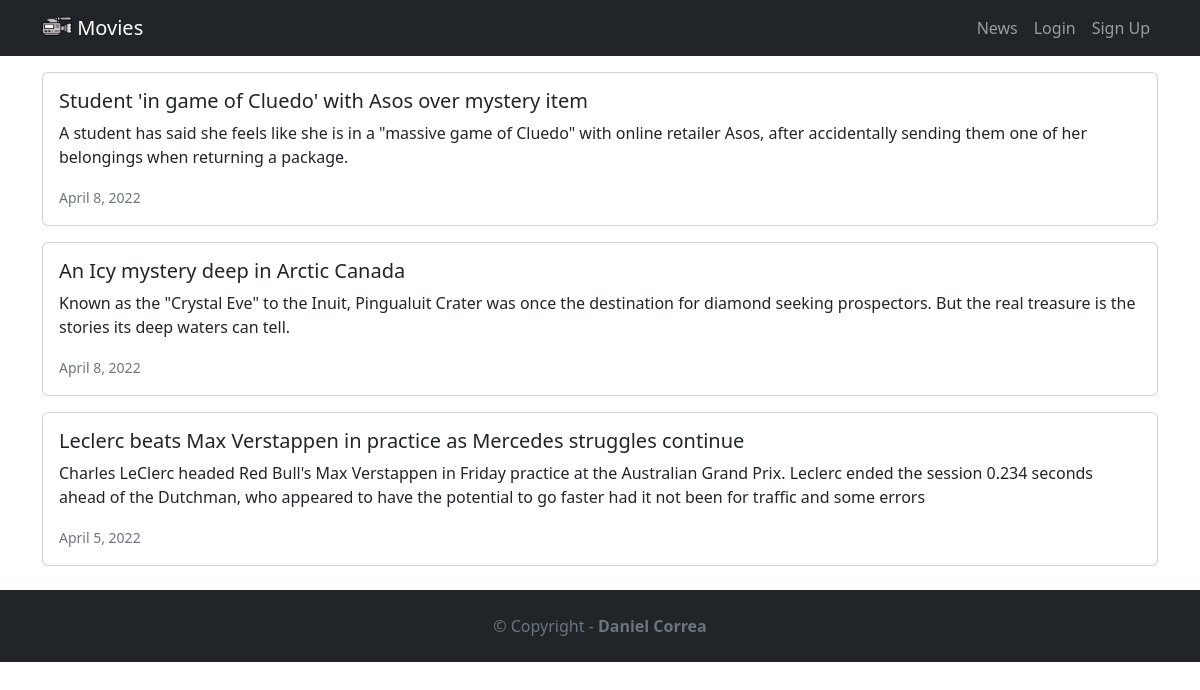
Page /news/ on the committed database.
### news/models.py (models this page shows, shortened)
class News(models.Model):
    headline = models.CharField(max_length=200)
    body = models.TextField()
    date = models.DateField()

### news/views.py (the view)
# urls.py: path('news/', include('news.urls')),
def news(request):
    newss = News.objects.all().order_by('-date')
    context = {
        'newss':newss
    }
    return render(request, 'news.html', context)

### news/templates/news.html
{% extends 'base.html' %}
{% block content %}
        {% for news in newss %}
            <div class="card mb-3">
                <div class="row g-0">
                    <div>
                        <div class="card-body">
                            <h5 class="card-title">
                                {{ news.headline }}
                            </h5>
                            <p class="card-text">
                                {{ news.body }}
                            </p>
                            <p class="card-text"><small class="text-muted">
                                {{ news.date }}
                            </small></p>
                        </div>
                    </div>
                </div>
            </div>
        {% endfor %}
{% endblock %}

### rows in the picture
News: headline "Student 'in game of Cluedo' with Asos over mystery item", body "A student has said she feels like she is in a \"massive game of Cluedo\" with online retailer Asos, after accidentally sending them one of her belongings when returning a package.", date "April 8, 2022"
News: headline "An Icy mystery deep in Arctic Canada", body "Known as the \"Crystal Eve\" to the Inuit, Pingualuit Crater was once the destination for diamond seeking prospectors. But the real treasure is the stories its deep waters can tell.", date "April 8, 2022"
News: headline "Leclerc beats Max Verstappen in practice as Mercedes struggles continue", body "Charles LeClerc headed Red Bull's Max Verstappen in Friday practice at the Australian Grand Prix. Leclerc ended the session 0.234 seconds ahead of the Dutchman, who appeared to have the potential to go faster had it not been for traffic and some errors", date "April 5, 2022"
